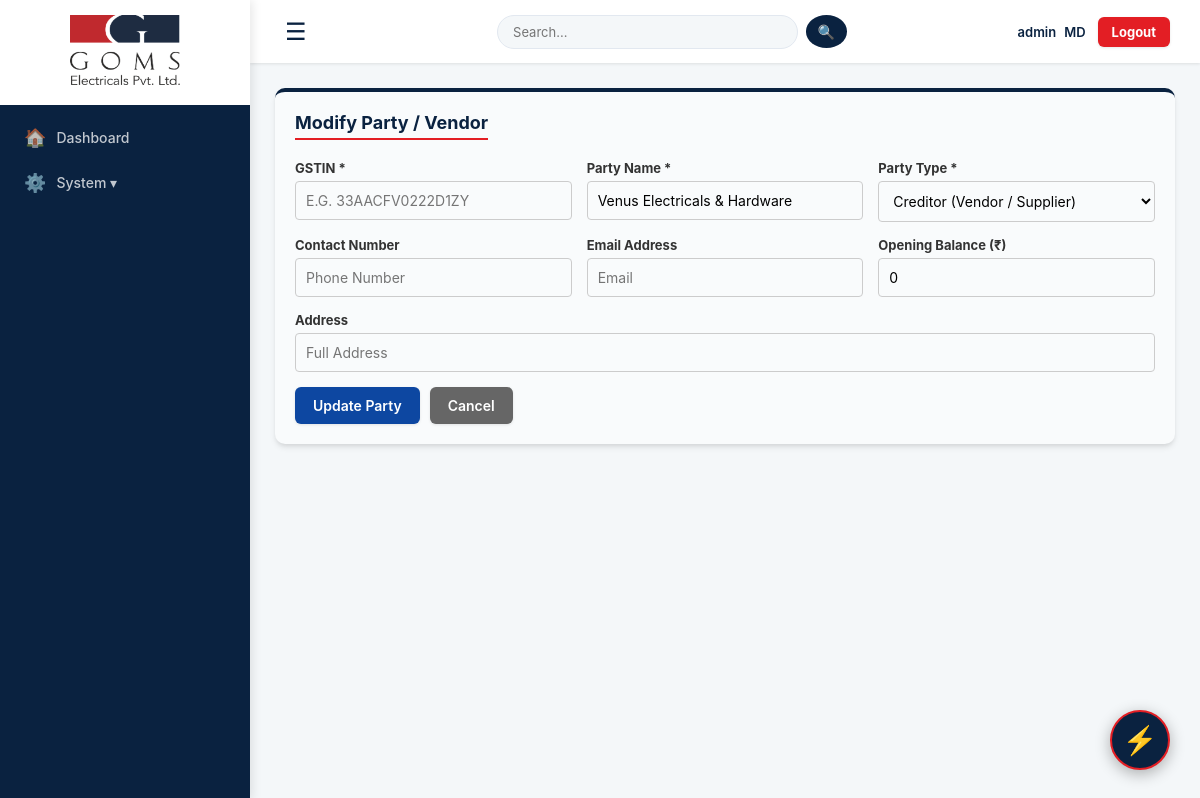
The app's page /parties/edit/34 (signed in) with its own data.
### tables this page shows
CREATE TABLE parties (id INTEGER PRIMARY KEY AUTOINCREMENT, party_name TEXT NOT NULL, party_type TEXT NOT NULL, contact_number TEXT, email TEXT, gstin TEXT, address TEXT, opening_balance REAL DEFAULT 0, is_blocked INTEGER DEFAULT 0);

### app.py (the view, shortened to what this page needs)
@app.route("/parties/edit/<int:id>", methods=["GET", "POST"])
def edit_party(id):
    if not session.get("username"): return redirect(url_for("login"))
    conn = get_db()
    p = conn.execute("SELECT * FROM parties WHERE id=?", (id,)).fetchone(); conn.close()
    return render_template("edit_party.html", party=p)

### app.py (called while the page is built, shortened)
@app.context_processor
def inject_permissions():
    role = session.get('role', 'Admin')
    return dict(is_admin_or_gm = role in ['MD', 'Admin', 'GM'])

@app.after_request
def add_header(response):
    response.headers["Cache-Control"] = "no-cache, no-store, must-revalidate, public, max-age=0"
    response.headers["Pragma"] = "no-cache"
    response.headers["Expires"] = "0"
    return response

def get_db():
    conn = sqlite3.connect(DATABASE, timeout=20)
    conn.row_factory = sqlite3.Row
    return conn

@app.before_request
def restrict_access():
    if not session.get("username"): return
    role = session.get("role", "MD")
    endpoint = request.endpoint
    finance_routes = ['accounts', 'accounts_entry', 'delete_account_entry', 'delete_bill',
                      'print_bill', 'client_ledger', 'vendor_ledger', 'gst_reconciliation',
                      'run_reconciliation', 'gstr1', 'credit_notes', 'delete_credit_note',
                      'general_expenses', 'company_pnl', 'pay_purchase_bill', 'payroll']
    if endpoint in finance_routes and role not in ['MD', 'GM', 'Accountant']:
        flash("Access Denied: Finance module is restricted.", "error")
        return redirect(url_for('dashboard'))
    if role == "MD":
        return

### templates/edit_party.html (shortened to what this page needs)
{% extends "base.html" %}
{% block content %}
<div class="card" style="background: #f9fbfc; border-top: 4px solid var(--primary-blue);">
    <h3>Modify Party / Vendor</h3>
    <form method="POST">
        <div class="grid-form">
            <div class="input-group">
                <label>GSTIN *</label>
                <input type="text" name="gstin" value="{{ party['gstin'] or '' }}" required placeholder="e.g. 33AACFV0222D1ZY" maxlength="15" style="text-transform: uppercase;">
            </div>
            <div class="input-group">
                <label>Party Name *</label>
                <input type="text" name="party_name" value="{{ party['party_name'] }}" required placeholder="e.g. Sathyamoorthy & Co">
            </div>
            <div class="input-group">
                <label>Party Type *</label>
                <select name="party_type" required>
                    <option value="Creditor" {% if party['party_type'] == 'Creditor' %}selected{% endif %}>Creditor (Vendor / Supplier)</option>
                </select>
            </div>
            <div class="input-group">
                <label>Contact Number</label>
                <input type="text" name="contact_number" value="{{ party['contact_number'] or '' }}" placeholder="Phone Number">
            </div>
            <div class="input-group">
                <label>Email Address</label>
                <input type="email" name="email" value="{{ party['email'] or '' }}" placeholder="Email">
            </div>
            <div class="input-group">
                <label>Opening Balance (₹)</label>
                <input type="number" name="opening_balance" step="0.01" value="{{ party['opening_balance'] or 0 }}" placeholder="0.00">
            </div>
            <div class="input-group" style="grid-column: 1 / -1;">
                <label>Address</label>
                <input type="text" name="address" value="{{ party['address'] or '' }}" placeholder="Full Address">
            </div>
        </div>
        <div style="display: flex; gap: 10px; margin-top: 15px;">
            <button type="submit" class="btn" style="background: #0d47a1;">Update Party</button>
            <a href="{{ url_for('parties') }}" class="btn" style="background: #666; text-decoration: none;">Cancel</a>
        </div>
    </form>
</div>
{% endblock %}

### static/css/main.css (style rules this page uses)
:root { --primary-blue: #0a2240; --accent-red: #e31e24; --bg-light: #f4f7f9; --text-dark: #333; --text-light: #666; --white: #ffffff; --border: #e2e8f0; --shadow-sm: 0 1px 3px rgba(0,0,0,0.1); --shadow-md: 0 4px 6px -1px rgba(0,0,0,0.1), 0 2px 4px -1px rgba(0,0,0,0.06); --shadow-lg: 0 10px 15px -3px rgba(0,0,0,0.1), 0 4px 6px -2px rgba(0,0,0,0.05); }
* { box-sizing: border-box; margin: 0; padding: 0; font-family: 'Inter', 'Segoe UI', sans-serif; }
body { background-color: var(--bg-light); color: var(--text-dark); display: flex; min-height: 100vh; }
.card { background: var(--white); border-radius: 10px; padding: 20px; box-shadow: var(--shadow-md); margin-bottom: 20px; border-top: 4px solid var(--primary-blue); transition: 0.2s; }
.card h3, .panel h3 { margin-bottom: 20px; color: var(--primary-blue); border-bottom: 2px solid var(--accent-red); display: inline-block; padding-bottom: 5px; font-weight: 700; font-size: 18px; }
label { display: block; margin-bottom: 6px; font-weight: 600; font-size: 13px; color: var(--text-dark); }
input, select, textarea { width: 100%; padding: 10px 12px; border: 1px solid var(--border); border-radius: 6px; font-size: 14px; background: #f9fbfc; transition: all 0.2s; box-sizing: border-box; }
.btn { background: var(--primary-blue); color: var(--white); border: none; padding: 10px 18px; border-radius: 6px; cursor: pointer; font-size: 14px; font-weight: 600; transition: all 0.2s; display: inline-block; text-decoration: none; box-shadow: var(--shadow-sm); text-align: center; }

### templates/edit_party.html (style rules this page uses)
.grid-form { display: grid; grid-template-columns: 1fr 1fr 1fr; gap: 15px; }
.input-group label { font-weight: bold; font-size: 13px; color: #333; margin-bottom: 5px; display: block; }
.input-group input, .input-group select { width: 100%; padding: 10px; border: 1px solid #ccc; border-radius: 4px; font-size: 14px; }

### records on screen
parties: party_name "Venus Electricals & Hardware", party_type "Creditor (Vendor / Supplier)", opening_balance "0"

### other values on screen
{{ session['username'] }} "admin"
{{ user_role }} "MD"
